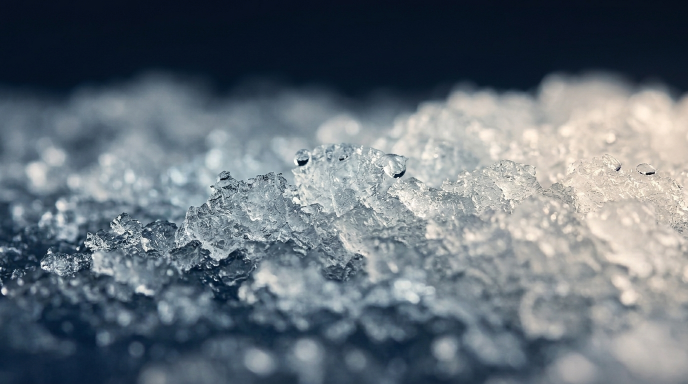
#> input picture marenostrum/assets/img/hero-mer.jpg, 1376 x 768 px (shown at 1/2 size)
$ python generate-responsive-images.py
#> lines starting #> are read from the running program, lines starting #| are printed output that depends on the picture
#!/usr/bin/env python3
"""Regenerate assets/img/responsive/ — AVIF + WebP + JPEG variants of the accueil's content
photos, at 900/1200/1920/2400px (capped at each source's native width, so a photo already
narrower than a given tier is never upscaled). AVIF first (best compression), WebP second, JPEG
as the universal <img> fallback. Re-run this after replacing any of the source photos listed in
IMAGES; keep it in sync with MN_IMG_WIDTHS in assets/js/home.js. Requires Pillow with AVIF support
(`pip install pillow`; recent Pillow wheels bundle libavif, no separate plugin needed).
"""

import os

from PIL import Image

SRC_DIR = os.path.join(os.path.dirname(__file__), "..", "assets", "img")
OUT_DIR = os.path.join(SRC_DIR, "responsive")
TARGET_WIDTHS = [900, 1200, 1920, 2400]

IMAGES = [
    "hero-mer.jpg",
    "texture-mareyage.jpg",
    "trois-caviars.webp",
    "bar-loup.jpg",
    "langoustine.jpg",
    "gamme-boites.webp",
    "grain-macro.webp",
]

# Single-size assets (product graphics reused at one consistent display size across La Table and
# its product pages — no responsive ladder needed): (filename, output width, save format).
SINGLE_SIZE_IMAGES = [
    ("boite-ouverte.png", 900, "PNG"),
]

# Photos used as a full-screen "hero" on at least one page (see La Table's product pages) get a
# dedicated portrait crop for mobile, in addition to the landscape ladder above — recadrées au
# centre en 3:4, jamais un simple redimensionnement de la version paysage (qui laisserait des
# bandes vides ou un cadrage absurde en plein écran vertical).
PORTRAIT_CROPS = ["bar-loup", "langoustine", "gamme-boites", "hero-mer"]
PORTRAIT_WIDTH = 900
PORTRAIT_RATIO = 3 / 4  # width / height


def save_all_formats(resized, out_path_no_ext, jpeg_quality=82, webp_quality=82, avif_quality=55):
    resized.save(f"{out_path_no_ext}.avif", "AVIF", quality=avif_quality)
    resized.save(f"{out_path_no_ext}.webp", "WEBP", quality=webp_quality, method=6)
    rgb = resized.convert("RGB") if resized.mode != "RGB" else resized
    rgb.save(f"{out_path_no_ext}.jpg", "JPEG", quality=jpeg_quality, optimize=True)


def main():
    os.makedirs(OUT_DIR, exist_ok=True)
    for fname in IMAGES:
        path = os.path.join(SRC_DIR, fname)
        stem = os.path.splitext(fname)[0]
        with Image.open(path) as im:
#> im is the input picture: PIL image 1376x768 RGB; mean R, G, B 101.1, 111.4, 120.2
            im = im.convert("RGB")
            native_w, native_h = im.size
#> native_w = 1376; native_h = 768
            widths = sorted(set([w for w in TARGET_WIDTHS if w <= native_w] + [native_w]))
#> widths = [900, 1200, 1376]
            for w in widths:
                h = round(native_h * (w / native_w))
                resized = im.resize((w, h), Image.LANCZOS)
                save_all_formats(resized, os.path.join(OUT_DIR, f"{stem}-{w}w"))
#> this loop made 1 pass
#> pass 1, in main, `resized = im.resize((w, h), Image.LANCZOS)`:
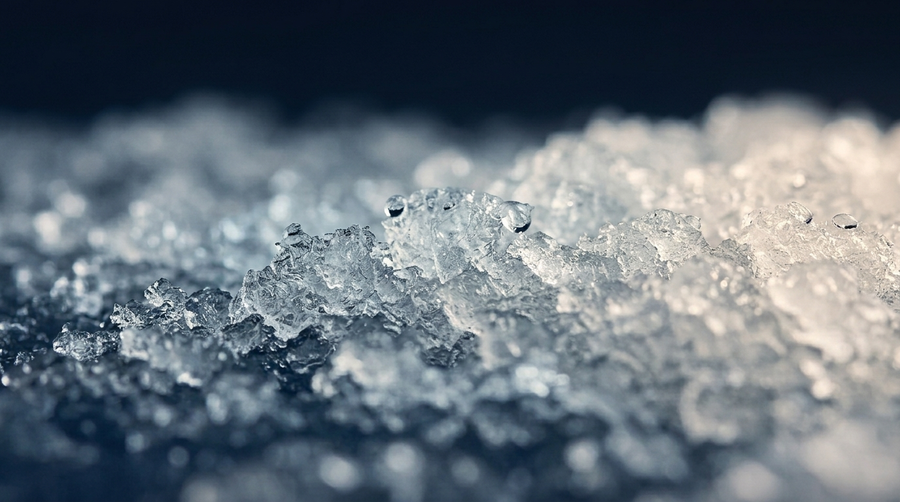
#> resized: PIL image 900x502 RGB; mean R, G, B 101.1, 111.4, 120.2
            print(f"{fname}: native={native_w}x{native_h} -> widths {widths}")

            if stem in PORTRAIT_CROPS:
                # Recadrage centré en 3:4 depuis la version pleine résolution, pas depuis un
                # ratio déjà tronqué — on garde le maximum de hauteur disponible de la source.
                crop_h = native_h
                crop_w = round(crop_h * PORTRAIT_RATIO)
                if crop_w > native_w:
                    crop_w = native_w
                    crop_h = round(crop_w / PORTRAIT_RATIO)
                left = (native_w - crop_w) // 2
                top = (native_h - crop_h) // 2
                cropped = im.crop((left, top, left + crop_w, top + crop_h))
                out_h = round(PORTRAIT_WIDTH / PORTRAIT_RATIO)
                portrait = cropped.resize((PORTRAIT_WIDTH, out_h), Image.LANCZOS)
                save_all_formats(portrait, os.path.join(OUT_DIR, f"{stem}-portrait-{PORTRAIT_WIDTH}w"))
                print(f"{fname}: portrait crop -> {PORTRAIT_WIDTH}x{out_h}")

    for fname, w, fmt in SINGLE_SIZE_IMAGES:
        path = os.path.join(SRC_DIR, fname)
        stem = os.path.splitext(fname)[0]
        with Image.open(path) as im:
            native_w, native_h = im.size
            h = round(native_h * (w / native_w))
            resized = im.resize((w, h), Image.LANCZOS)
            out_base = os.path.join(OUT_DIR, f"{stem}-{w}w")
            resized.save(f"{out_base}.avif", "AVIF", quality=60)
            resized.save(f"{out_base}.webp", "WEBP", quality=85, method=6)
            resized.save(f"{out_base}.{fmt.lower()}", fmt, optimize=True)
            print(f"{fname}: native={native_w}x{native_h} -> single size {w}w ({fmt} + webp + avif)")


if __name__ == "__main__":
#> (the run stopped early here; a loop or call above may not have finished)

$ run again, with marenostrum/assets/img/caviar-duo.jpg copied over marenostrum/assets/img/hero-mer.jpg
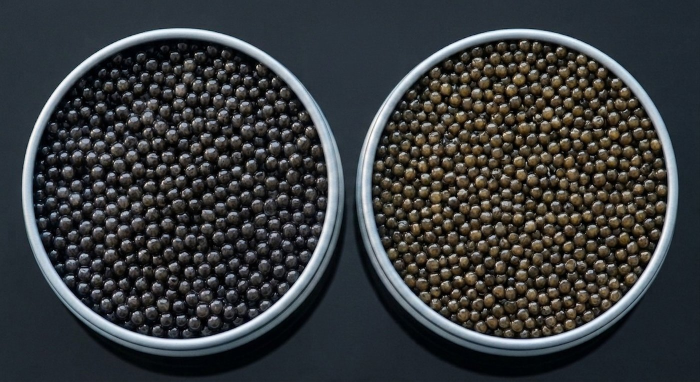
#> input picture marenostrum/assets/img/caviar-duo.jpg, 1400 x 764 px (shown at 1/2 size)
#> in main, im is the input picture: PIL image 1400x764 RGB; mean R, G, B 55.1, 57.9, 59.7
#> the loop in main, `for w in widths:` made 1 pass
#> pass 1, in main, `resized = im.resize((w, h), Image.LANCZOS)`:
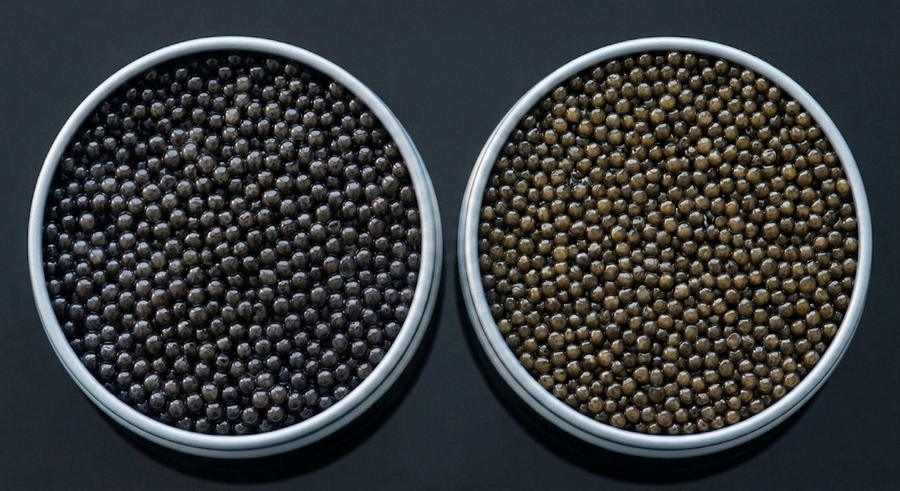
#> resized: PIL image 900x491 RGB; mean R, G, B 55.1, 57.9, 59.7

$ run again, with marenostrum/assets/img/closing-coucher-soleil.jpg copied over marenostrum/assets/img/hero-mer.jpg
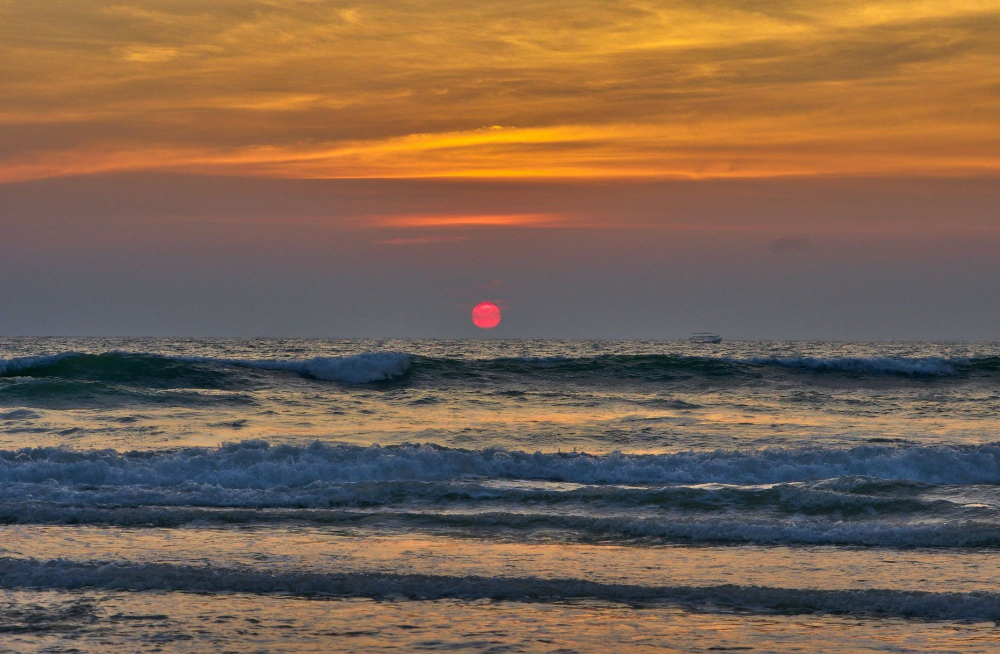
#> input picture marenostrum/assets/img/closing-coucher-soleil.jpg, 2000 x 1308 px (shown at 1/2 size)
#> in main, im is the input picture: PIL image 2000x1308 RGB; mean R, G, B 123.3, 98.7, 79.3
#> the loop in main, `for w in widths:` made 1 pass
#> pass 1, in main, `resized = im.resize((w, h), Image.LANCZOS)`:
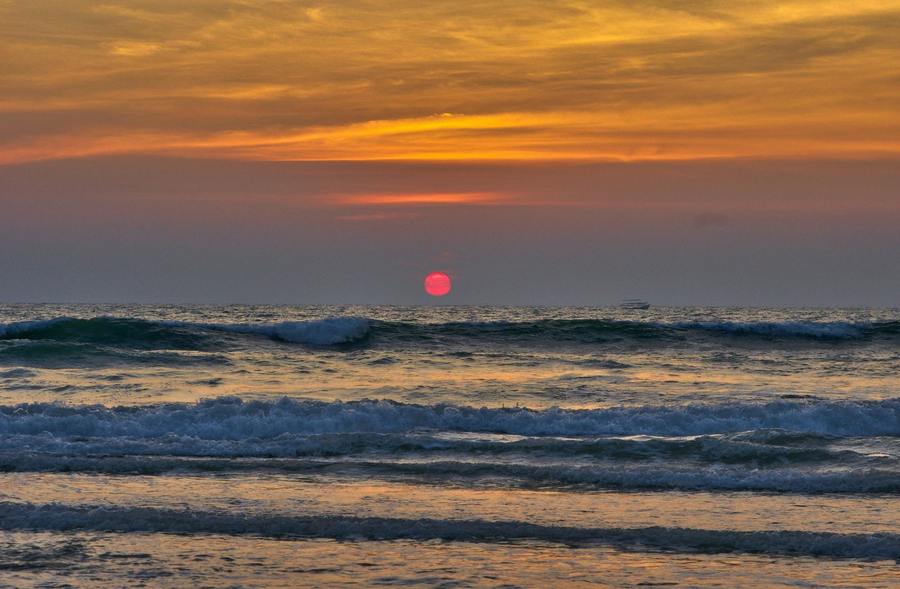
#> resized: PIL image 900x589 RGB; mean R, G, B 123.3, 98.7, 79.3
